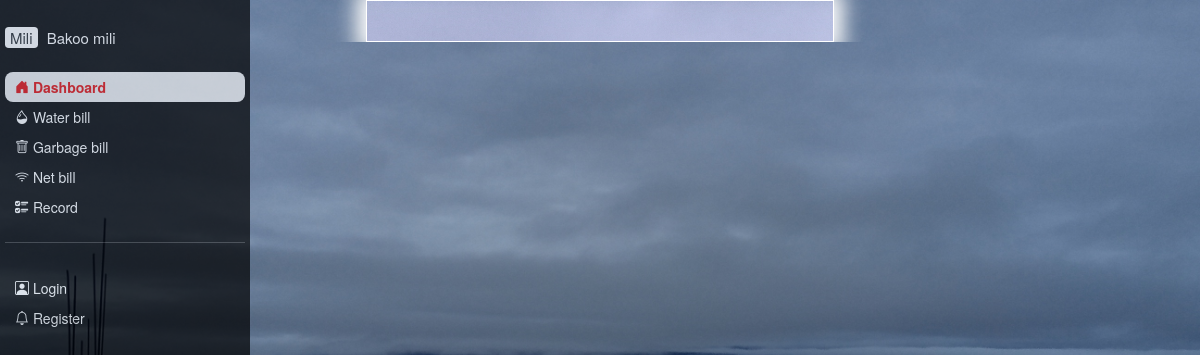
The page /waterbill/ on the database as committed earlier.
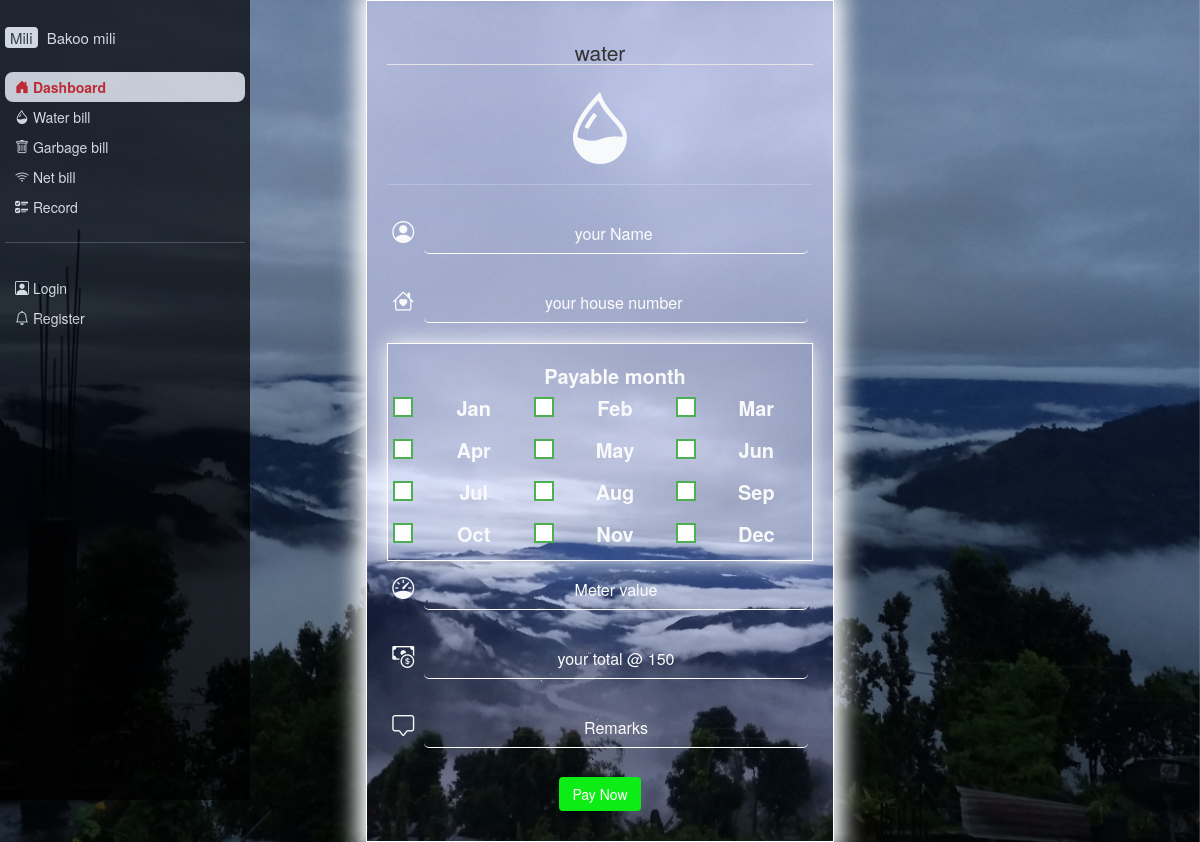
The same page on the database as committed later.
### bako_mili/models.py (models this page shows, shortened)
class Service(models.Model):
    title = models.CharField(max_length=100)
    monthly_rate=models.IntegerField(default=1)
    date_posted = models.DateTimeField(default=timezone.now)
    class Meta:
        app_label = 'bako_mili'

### bako_mili/views.py (the view)
# urls.py: path('waterbill/',  views.waterbill, name='waterbill'),
def waterbill(request):
    water_services = Service.objects.filter(title='water')
    context = {
        'services': water_services,
    }
    return render(request, 'bako_mili/waterbill.html', context)

### bako_mili/templates/bako_mili/waterbill.html (shortened to what this page needs)
{% extends "bako_mili/base.html" %}
{% block content %}
  <div class="container-fluid">
    <div class="services">
    <div class="serv_head text-light" id="serv">
    <form class="service_form">
        <fieldset>
        {% for service in services %}
        <h1><legend>{{ service.title }}</legend>
            {% if service.title == "water" %}
            <i class="bi bi-droplet-half avatar"></i>
        {% else %}
        <i class="bi bi-trash3"></i>
        {% endif %}
        <hr>
        <div class="text-field-container">
            <i class="bi bi-person-circle large-icon"></i>
        <input type="text" id="myTextField" placeholder="your Name ">
    </div>
    <div class="text-field-container">
        <i class="bi bi-house-heart large-icon"></i>
        <input type="text" id="myTextField" placeholder="your house number ">
    </div>
<div class="months">
       <label class="checkbox-container" for="month">Payable month</label>
       <div class="checkbox-grid">
       <label class="checkbox-container" for="jan">
        <span class="custom-checkbox"></span>
        Jan
    </label>
    <label class="checkbox-container" for="feb">
        <span class="custom-checkbox"></span>
        Feb
    </label>
    <label class="checkbox-container" for="mar">
        <span class="custom-checkbox"></span>
        Mar
    </label>
    <label class="checkbox-container" for="apr">
        <span class="custom-checkbox"></span>
        Apr
    </label>
    <label class="checkbox-container" for="may">
        <span class="custom-checkbox"></span>
        May
    </label>
    <label class="checkbox-container" for="jun">
        <span class="custom-checkbox"></span>
        Jun
    </label>
    <label class="checkbox-container" for="jul">
        <span class="custom-checkbox"></span>
        Jul
    </label>
    <label class="checkbox-container" for="aug">
        <span class="custom-checkbox"></span>
        Aug
    </label>
    <label class="checkbox-container" for="sep">
        <span class="custom-checkbox"></span>
        Sep
    </label>
    <label class="checkbox-container" for="oct">
        <span class="custom-checkbox"></span>
        Oct
    </label>
    <label class="checkbox-container" for="nov">
        <span class="custom-checkbox"></span>
        Nov
    </label>
    <label class="checkbox-container" for="dec">
        <span class="custom-checkbox"></span>
        Dec
    </label>
       </div>
</div>
       {% if service.title == "water" %}
       <div class="text-field-container">
        <i class="bi bi-speedometer large-icon"></i>
        <input type="text" id="myTextField" placeholder="Meter value" >
    </div>
        {% endif %}
       <div class="text-field-container">
        <i class="bi bi-cash-coin large-icon"></i>
        <input type="text" id="myTextField" placeholder="your total @ {{ service.monthly_rate }}" disabled>
    </div>
     <div class="text-field-container">
        <i class="bi bi-chat-square large-icon"></i>
        <input type="text" id="myTextField" placeholder="Remarks" >
    </div>
     <button type="submit" class="btn btn-outline-primary pay-button">Pay Now</button>
    </form>
    {% endfor %}
    </div>
</div>
</div>
{% endblock %}

Rows that differ between the two databases and show on the page:
added Service: title "water", monthly_rate "your total @ 150"
